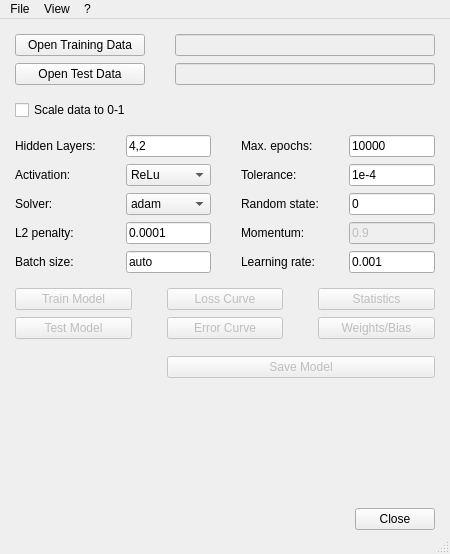
<?xml version="1.0" encoding="UTF-8"?>
<ui version="4.0">
 <class>MainWindow</class>
 <widget class="QMainWindow" name="MainWindow">
  <property name="windowModality">
   <enum>Qt::NonModal</enum>
  </property>
  <property name="geometry">
   <rect>
    <x>0</x>
    <y>0</y>
    <width>450</width>
    <height>554</height>
   </rect>
  </property>
  <property name="sizePolicy">
   <sizepolicy hsizetype="Preferred" vsizetype="Preferred">
    <horstretch>0</horstretch>
    <verstretch>0</verstretch>
   </sizepolicy>
  </property>
  <property name="minimumSize">
   <size>
    <width>450</width>
    <height>0</height>
   </size>
  </property>
  <property name="windowTitle">
   <string>MLP Tool</string>
  </property>
  <widget class="QWidget" name="centralwidget">
   <property name="sizePolicy">
    <sizepolicy hsizetype="Minimum" vsizetype="Preferred">
     <horstretch>0</horstretch>
     <verstretch>0</verstretch>
    </sizepolicy>
   </property>
   <property name="minimumSize">
    <size>
     <width>0</width>
     <height>0</height>
    </size>
   </property>
   <layout class="QGridLayout" name="gridLayout">
    <property name="leftMargin">
     <number>15</number>
    </property>
    <property name="topMargin">
     <number>15</number>
    </property>
    <property name="rightMargin">
     <number>15</number>
    </property>
    <property name="bottomMargin">
     <number>2</number>
    </property>
    <property name="horizontalSpacing">
     <number>7</number>
    </property>
    <property name="verticalSpacing">
     <number>15</number>
    </property>
    <item row="1" column="0">
     <layout class="QVBoxLayout" name="verticalLayout">
      <property name="spacing">
       <number>15</number>
      </property>
      <property name="bottomMargin">
       <number>0</number>
      </property>
      <item>
       <layout class="QFormLayout" name="formLayout">
        <property name="sizeConstraint">
         <enum>QLayout::SetNoConstraint</enum>
        </property>
        <property name="fieldGrowthPolicy">
         <enum>QFormLayout::AllNonFixedFieldsGrow</enum>
        </property>
        <property name="rowWrapPolicy">
         <enum>QFormLayout::DontWrapRows</enum>
        </property>
        <property name="labelAlignment">
         <set>Qt::AlignLeading|Qt::AlignLeft|Qt::AlignTop</set>
        </property>
        <property name="formAlignment">
         <set>Qt::AlignLeading|Qt::AlignLeft|Qt::AlignVCenter</set>
        </property>
        <property name="horizontalSpacing">
         <number>30</number>
        </property>
        <property name="verticalSpacing">
         <number>7</number>
        </property>
        <property name="leftMargin">
         <number>0</number>
        </property>
        <property name="topMargin">
         <number>0</number>
        </property>
        <property name="rightMargin">
         <number>0</number>
        </property>
        <property name="bottomMargin">
         <number>0</number>
        </property>
        <item row="0" column="0">
         <widget class="QPushButton" name="ButtonLoadTrain">
          <property name="sizePolicy">
           <sizepolicy hsizetype="Minimum" vsizetype="Fixed">
            <horstretch>0</horstretch>
            <verstretch>0</verstretch>
           </sizepolicy>
          </property>
          <property name="minimumSize">
           <size>
            <width>130</width>
            <height>0</height>
           </size>
          </property>
          <property name="text">
           <string>Open Training Data</string>
          </property>
         </widget>
        </item>
        <item row="0" column="1">
         <widget class="QLineEdit" name="LineTrain">
          <property name="enabled">
           <bool>false</bool>
          </property>
          <property name="sizePolicy">
           <sizepolicy hsizetype="Expanding" vsizetype="Minimum">
            <horstretch>0</horstretch>
            <verstretch>0</verstretch>
           </sizepolicy>
          </property>
         </widget>
        </item>
        <item row="1" column="0">
         <widget class="QPushButton" name="ButtonLoadTest">
          <property name="minimumSize">
           <size>
            <width>130</width>
            <height>0</height>
           </size>
          </property>
          <property name="text">
           <string>Open Test Data</string>
          </property>
         </widget>
        </item>
        <item row="1" column="1">
         <widget class="QLineEdit" name="LineTest">
          <property name="enabled">
           <bool>false</bool>
          </property>
          <property name="sizePolicy">
           <sizepolicy hsizetype="Expanding" vsizetype="Minimum">
            <horstretch>0</horstretch>
            <verstretch>0</verstretch>
           </sizepolicy>
          </property>
          <property name="minimumSize">
           <size>
            <width>0</width>
            <height>0</height>
           </size>
          </property>
         </widget>
        </item>
       </layout>
      </item>
      <item>
       <layout class="QGridLayout" name="gridLayout_3">
        <property name="bottomMargin">
         <number>0</number>
        </property>
        <item row="0" column="0">
         <widget class="QCheckBox" name="CheckScaling">
          <property name="enabled">
           <bool>true</bool>
          </property>
          <property name="toolTip">
           <string>&lt;html&gt;&lt;head/&gt;&lt;body&gt;&lt;p&gt;Perform a preprocessing step to the input data in which the minimum value is set to 0 and the maximum value to 1.&lt;/p&gt;&lt;/body&gt;&lt;/html&gt;</string>
          </property>
          <property name="text">
           <string>Scale data to 0-1</string>
          </property>
          <property name="checked">
           <bool>false</bool>
          </property>
         </widget>
        </item>
       </layout>
      </item>
     </layout>
    </item>
    <item row="3" column="0">
     <layout class="QHBoxLayout" name="horizontalLayout_2">
      <property name="spacing">
       <number>30</number>
      </property>
      <item>
       <layout class="QFormLayout" name="formLayout_2">
        <property name="labelAlignment">
         <set>Qt::AlignLeading|Qt::AlignLeft|Qt::AlignVCenter</set>
        </property>
        <property name="formAlignment">
         <set>Qt::AlignLeading|Qt::AlignLeft|Qt::AlignTop</set>
        </property>
        <property name="horizontalSpacing">
         <number>30</number>
        </property>
        <property name="verticalSpacing">
         <number>7</number>
        </property>
        <item row="0" column="0">
         <widget class="QLabel" name="label">
          <property name="text">
           <string>Hidden Layers:</string>
          </property>
         </widget>
        </item>
        <item row="0" column="1">
         <widget class="QLineEdit" name="LineLayers">
          <property name="inputMask">
           <string/>
          </property>
          <property name="text">
           <string>4,2</string>
          </property>
          <property name="frame">
           <bool>true</bool>
          </property>
          <property name="placeholderText">
           <string/>
          </property>
         </widget>
        </item>
        <item row="1" column="0">
         <widget class="QLabel" name="label_2">
          <property name="toolTip">
           <string>&lt;html&gt;&lt;head/&gt;&lt;body&gt;&lt;p&gt;Activation function for the hidden layer.&lt;/p&gt;&lt;ul style=&quot;margin-top: 0px; margin-bottom: 0px; margin-left: 0px; margin-right: 0px; -qt-list-indent: 1;&quot;&gt;&lt;li style=&quot; margin-top:0px; margin-bottom:5px; margin-left:10px; margin-right:0px; -qt-block-indent:0; text-indent:0px;&quot;&gt;‘Linear’, no-op activation, useful to implement linear bottleneck, returns f(x) = x&lt;/li&gt;&lt;li style=&quot; margin-top:0px; margin-bottom:5px; margin-left:10px; margin-right:0px; -qt-block-indent:0; text-indent:0px;&quot;&gt;‘Sigmoid’, the logistic sigmoid function, returns f(x) = 1 / (1 + exp(-x)).&lt;/li&gt;&lt;li style=&quot; margin-top:0px; margin-bottom:5px; margin-left:10px; margin-right:0px; -qt-block-indent:0; text-indent:0px;&quot;&gt;‘Tanh’, the hyperbolic tan function, returns f(x) = tanh(x).&lt;/li&gt;&lt;li style=&quot; margin-top:0px; margin-bottom:5px; margin-left:10px; margin-right:0px; -qt-block-indent:0; text-indent:0px;&quot;&gt;‘ReLu’, the rectified linear unit function, returns f(x) = max(0, x)&lt;/li&gt;&lt;/ul&gt;&lt;/body&gt;&lt;/html&gt;</string>
          </property>
          <property name="text">
           <string>Activation:</string>
          </property>
         </widget>
        </item>
        <item row="1" column="1">
         <widget class="QComboBox" name="ComboActivation">
          <property name="toolTip">
           <string>&lt;html&gt;&lt;head/&gt;&lt;body&gt;&lt;p&gt;Activation function for the hidden layer.&lt;/p&gt;&lt;ul style=&quot;margin-top: 0px; margin-bottom: 0px; margin-left: 0px; margin-right: 0px; -qt-list-indent: 1;&quot;&gt;&lt;li style=&quot; margin-top:0px; margin-bottom:5px; margin-left:10px; margin-right:0px; -qt-block-indent:0; text-indent:0px;&quot;&gt;‘identity’, no-op activation, useful to implement linear bottleneck, returns f(x) = x&lt;/li&gt;&lt;li style=&quot; margin-top:0px; margin-bottom:5px; margin-left:10px; margin-right:0px; -qt-block-indent:0; text-indent:0px;&quot;&gt;‘logistic’, the logistic sigmoid function, returns f(x) = 1 / (1 + exp(-x)).&lt;/li&gt;&lt;li style=&quot; margin-top:0px; margin-bottom:5px; margin-left:10px; margin-right:0px; -qt-block-indent:0; text-indent:0px;&quot;&gt;‘tanh’, the hyperbolic tan function, returns f(x) = tanh(x).&lt;/li&gt;&lt;li style=&quot; margin-top:0px; margin-bottom:5px; margin-left:10px; margin-right:0px; -qt-block-indent:0; text-indent:0px;&quot;&gt;‘relu’, the rectified linear unit function, returns f(x) = max(0, x)&lt;/li&gt;&lt;/ul&gt;&lt;/body&gt;&lt;/html&gt;</string>
          </property>
          <property name="currentText">
           <string>ReLu</string>
          </property>
          <item>
           <property name="text">
            <string>ReLu</string>
           </property>
          </item>
          <item>
           <property name="text">
            <string>Tanh</string>
           </property>
          </item>
          <item>
           <property name="text">
            <string>Linear</string>
           </property>
          </item>
          <item>
           <property name="text">
            <string>Sigmoid</string>
           </property>
          </item>
         </widget>
        </item>
        <item row="2" column="0">
         <widget class="QLabel" name="label_3">
          <property name="toolTip">
           <string>&lt;html&gt;&lt;head/&gt;&lt;body&gt;&lt;p&gt;The solver for weight optimization.&lt;/p&gt;&lt;ul style=&quot;margin-top: 0px; margin-bottom: 0px; margin-left: 0px; margin-right: 0px; -qt-list-indent: 1;&quot;&gt;&lt;li style=&quot; margin-top:0px; margin-bottom:5px; margin-left:10px; margin-right:0px; -qt-block-indent:0; text-indent:0px;&quot;&gt;‘lbfgs’ is an optimizer in the family of quasi-Newton methods.&lt;/li&gt;&lt;li style=&quot; margin-top:0px; margin-bottom:5px; margin-left:10px; margin-right:0px; -qt-block-indent:0; text-indent:0px;&quot;&gt;‘sgd’ refers to stochastic gradient descent.&lt;/li&gt;&lt;li style=&quot; margin-top:0px; margin-bottom:5px; margin-left:10px; margin-right:0px; -qt-block-indent:0; text-indent:0px;&quot;&gt;‘adam’ refers to a stochastic gradient-based optimizer proposed by Kingma, Diederik, and Jimmy Ba&lt;/li&gt;&lt;/ul&gt;&lt;p&gt;Note: The default solver ‘adam’ works pretty well on relatively large datasets (with thousands of training samples or more) in terms of both training time and validation score. For small datasets, however, ‘lbfgs’ can converge faster and perform better.&lt;/p&gt;&lt;/body&gt;&lt;/html&gt;</string>
          </property>
          <property name="text">
           <string>Solver:</string>
          </property>
         </widget>
        </item>
        <item row="2" column="1">
         <widget class="QComboBox" name="ComboSolver">
          <property name="toolTip">
           <string>&lt;html&gt;&lt;head/&gt;&lt;body&gt;&lt;p&gt;The solver for weight optimization.&lt;/p&gt;&lt;ul style=&quot;margin-top: 0px; margin-bottom: 0px; margin-left: 0px; margin-right: 0px; -qt-list-indent: 1;&quot;&gt;&lt;li style=&quot; margin-top:0px; margin-bottom:5px; margin-left:10px; margin-right:0px; -qt-block-indent:0; text-indent:0px;&quot;&gt;‘lbfgs’ is an optimizer in the family of quasi-Newton methods.&lt;/li&gt;&lt;li style=&quot; margin-top:0px; margin-bottom:5px; margin-left:10px; margin-right:0px; -qt-block-indent:0; text-indent:0px;&quot;&gt;‘sgd’ refers to stochastic gradient descent.&lt;/li&gt;&lt;li style=&quot; margin-top:0px; margin-bottom:5px; margin-left:10px; margin-right:0px; -qt-block-indent:0; text-indent:0px;&quot;&gt;‘adam’ refers to a stochastic gradient-based optimizer proposed by Kingma, Diederik, and Jimmy Ba&lt;/li&gt;&lt;/ul&gt;&lt;p&gt;Note: The default solver ‘adam’ works pretty well on relatively large datasets (with thousands of training samples or more) in terms of both training time and validation score. For small datasets, however, ‘lbfgs’ can converge faster and perform better.&lt;/p&gt;&lt;/body&gt;&lt;/html&gt;</string>
          </property>
          <item>
           <property name="text">
            <string>adam</string>
           </property>
          </item>
          <item>
           <property name="text">
            <string>sgd</string>
           </property>
          </item>
          <item>
           <property name="text">
            <string>lbfgs</string>
           </property>
          </item>
         </widget>
        </item>
        <item row="3" column="0">
         <widget class="QLabel" name="label_7">
          <property name="toolTip">
           <string>&lt;html&gt;&lt;head/&gt;&lt;body&gt;&lt;p&gt;Weight decay parameter used for regularization of weights.&lt;/p&gt;&lt;/body&gt;&lt;/html&gt;</string>
          </property>
          <property name="text">
           <string>L2 penalty:</string>
          </property>
         </widget>
        </item>
        <item row="3" column="1">
         <widget class="QLineEdit" name="LineL2">
          <property name="enabled">
           <bool>true</bool>
          </property>
          <property name="text">
           <string>0.0001</string>
          </property>
         </widget>
        </item>
        <item row="4" column="1">
         <widget class="QLineEdit" name="LineBatch">
          <property name="text">
           <string>auto</string>
          </property>
         </widget>
        </item>
        <item row="4" column="0">
         <widget class="QLabel" name="label_9">
          <property name="toolTip">
           <string>&lt;html&gt;&lt;head/&gt;&lt;body&gt;&lt;p&gt;Size of minibatches for stochastic optimizers. If the solver is ‘lbfgs’, the classifier will not use minibatch.&lt;/p&gt;&lt;p&gt;When set to “auto”, batch size is the minimum of 200 or the sample count.&lt;/p&gt;&lt;/body&gt;&lt;/html&gt;</string>
          </property>
          <property name="text">
           <string>Batch size:</string>
          </property>
         </widget>
        </item>
       </layout>
      </item>
      <item>
       <layout class="QFormLayout" name="formLayout_4">
        <property name="fieldGrowthPolicy">
         <enum>QFormLayout::AllNonFixedFieldsGrow</enum>
        </property>
        <property name="horizontalSpacing">
         <number>30</number>
        </property>
        <property name="verticalSpacing">
         <number>7</number>
        </property>
        <item row="0" column="0">
         <widget class="QLabel" name="label_4">
          <property name="toolTip">
           <string>&lt;html&gt;&lt;head/&gt;&lt;body&gt;&lt;p&gt;Maximum number of iterations. The solver iterates until convergence (determined by the tolerance) or this number of iterations.&lt;/p&gt;&lt;/body&gt;&lt;/html&gt;</string>
          </property>
          <property name="text">
           <string>Max. epochs:</string>
          </property>
         </widget>
        </item>
        <item row="0" column="1">
         <widget class="QLineEdit" name="LineMaxEps">
          <property name="text">
           <string>10000</string>
          </property>
         </widget>
        </item>
        <item row="1" column="0">
         <widget class="QLabel" name="label_5">
          <property name="toolTip">
           <string>&lt;html&gt;&lt;head/&gt;&lt;body&gt;&lt;p&gt;Tolerance for the optimization. When the loss or score is not improving by at least this tolerance, convergence is considered to be reached and training stops.&lt;/p&gt;&lt;/body&gt;&lt;/html&gt;</string>
          </property>
          <property name="text">
           <string>Tolerance:</string>
          </property>
         </widget>
        </item>
        <item row="1" column="1">
         <widget class="QLineEdit" name="LineTol">
          <property name="text">
           <string>1e-4</string>
          </property>
         </widget>
        </item>
        <item row="2" column="0">
         <widget class="QLabel" name="label_6">
          <property name="toolTip">
           <string>&lt;html&gt;&lt;head/&gt;&lt;body&gt;&lt;p&gt;Determines random number generation for weights and bias initialization and batch sampling when solver=’sgd’ or ‘adam’. Pass an int for reproducible results across multiple function calls.&lt;/p&gt;&lt;/body&gt;&lt;/html&gt;</string>
          </property>
          <property name="text">
           <string>Random state:</string>
          </property>
         </widget>
        </item>
        <item row="2" column="1">
         <widget class="QLineEdit" name="LineSeed">
          <property name="text">
           <string>0</string>
          </property>
         </widget>
        </item>
        <item row="3" column="1">
         <widget class="QLineEdit" name="LineMomentum">
          <property name="enabled">
           <bool>false</bool>
          </property>
          <property name="text">
           <string>0.9</string>
          </property>
         </widget>
        </item>
        <item row="3" column="0">
         <widget class="QLabel" name="label_8">
          <property name="toolTip">
           <string>&lt;html&gt;&lt;head/&gt;&lt;body&gt;&lt;p&gt;Momentum for gradient descent update. Should be between 0 and 1. Only used when solver=’sgd’.&lt;/p&gt;&lt;/body&gt;&lt;/html&gt;</string>
          </property>
          <property name="text">
           <string>Momentum:</string>
          </property>
         </widget>
        </item>
        <item row="4" column="0">
         <widget class="QLabel" name="label_10">
          <property name="toolTip">
           <string>&lt;html&gt;&lt;head/&gt;&lt;body&gt;&lt;p&gt;The initial learning rate used. It controls the step-size in updating the weights. Only used when solver=’sgd’ or ‘adam’.&lt;/p&gt;&lt;/body&gt;&lt;/html&gt;</string>
          </property>
          <property name="text">
           <string>Learning rate:</string>
          </property>
         </widget>
        </item>
        <item row="4" column="1">
         <widget class="QLineEdit" name="LineLearnRate">
          <property name="enabled">
           <bool>true</bool>
          </property>
          <property name="text">
           <string>0.001</string>
          </property>
         </widget>
        </item>
       </layout>
      </item>
     </layout>
    </item>
    <item row="4" column="0">
     <layout class="QGridLayout" name="gridLayout_2">
      <property name="leftMargin">
       <number>0</number>
      </property>
      <property name="bottomMargin">
       <number>0</number>
      </property>
      <property name="horizontalSpacing">
       <number>35</number>
      </property>
      <property name="verticalSpacing">
       <number>7</number>
      </property>
      <item row="1" column="0">
       <widget class="QPushButton" name="ButtonTest">
        <property name="enabled">
         <bool>false</bool>
        </property>
        <property name="toolTip">
         <string>Apply the trained model to the test data and show a point cloud of target and prediction values.</string>
        </property>
        <property name="text">
         <string>Test Model</string>
        </property>
       </widget>
      </item>
      <item row="0" column="0">
       <widget class="QPushButton" name="ButtonTrain">
        <property name="enabled">
         <bool>false</bool>
        </property>
        <property name="toolTip">
         <string>Train the model with the given parameters.</string>
        </property>
        <property name="text">
         <string>Train Model</string>
        </property>
       </widget>
      </item>
      <item row="0" column="1">
       <widget class="QPushButton" name="ButtonLossCurve">
        <property name="enabled">
         <bool>false</bool>
        </property>
        <property name="toolTip">
         <string>Print the loss curve. Not available when solver is 'lbfgs'.</string>
        </property>
        <property name="text">
         <string>Loss Curve</string>
        </property>
       </widget>
      </item>
      <item row="1" column="1">
       <widget class="QPushButton" name="ButtonTestError">
        <property name="enabled">
         <bool>false</bool>
        </property>
        <property name="toolTip">
         <string>Plot a 2D curve of the errors.</string>
        </property>
        <property name="text">
         <string>Error Curve</string>
        </property>
       </widget>
      </item>
      <item row="0" column="2">
       <widget class="QPushButton" name="ButtonStats">
        <property name="enabled">
         <bool>false</bool>
        </property>
        <property name="text">
         <string>Statistics</string>
        </property>
       </widget>
      </item>
      <item row="1" column="2">
       <widget class="QPushButton" name="ButtonWeights">
        <property name="enabled">
         <bool>false</bool>
        </property>
        <property name="text">
         <string>Weights/Bias</string>
        </property>
       </widget>
      </item>
      <item row="2" column="2">
       <spacer name="verticalSpacer_2">
        <property name="orientation">
         <enum>Qt::Vertical</enum>
        </property>
        <property name="sizeType">
         <enum>QSizePolicy::Preferred</enum>
        </property>
        <property name="sizeHint" stdset="0">
         <size>
          <width>20</width>
          <height>10</height>
         </size>
        </property>
       </spacer>
      </item>
      <item row="3" column="1" colspan="2">
       <widget class="QPushButton" name="ButtonSave">
        <property name="enabled">
         <bool>false</bool>
        </property>
        <property name="text">
         <string>Save Model</string>
        </property>
       </widget>
      </item>
     </layout>
    </item>
    <item row="5" column="0">
     <spacer name="verticalSpacer">
      <property name="sizePolicy">
       <sizepolicy hsizetype="Preferred" vsizetype="Expanding">
        <horstretch>0</horstretch>
        <verstretch>0</verstretch>
       </sizepolicy>
      </property>
      <property name="orientation">
       <enum>Qt::Vertical</enum>
      </property>
      <property name="sizeHint" stdset="0">
       <size>
        <width>20</width>
        <height>20</height>
       </size>
      </property>
     </spacer>
    </item>
    <item row="6" column="0">
     <layout class="QHBoxLayout" name="horizontalLayout">
      <property name="bottomMargin">
       <number>0</number>
      </property>
      <item>
       <spacer name="horizontalSpacer">
        <property name="orientation">
         <enum>Qt::Horizontal</enum>
        </property>
        <property name="sizeHint" stdset="0">
         <size>
          <width>40</width>
          <height>20</height>
         </size>
        </property>
       </spacer>
      </item>
      <item>
       <widget class="QPushButton" name="ButtonClose">
        <property name="sizePolicy">
         <sizepolicy hsizetype="Preferred" vsizetype="Fixed">
          <horstretch>0</horstretch>
          <verstretch>0</verstretch>
         </sizepolicy>
        </property>
        <property name="text">
         <string>Close</string>
        </property>
       </widget>
      </item>
     </layout>
    </item>
   </layout>
  </widget>
  <widget class="QMenuBar" name="menubar">
   <property name="geometry">
    <rect>
     <x>0</x>
     <y>0</y>
     <width>450</width>
     <height>26</height>
    </rect>
   </property>
   <widget class="QMenu" name="menuDatei">
    <property name="title">
     <string>File</string>
    </property>
    <addaction name="actionClose"/>
   </widget>
   <widget class="QMenu" name="menuView">
    <property name="title">
     <string>View</string>
    </property>
    <addaction name="actionTheme"/>
   </widget>
   <widget class="QMenu" name="menuHelp">
    <property name="title">
     <string>?</string>
    </property>
    <addaction name="actionDocumentation"/>
    <addaction name="actionAbout"/>
   </widget>
   <addaction name="menuDatei"/>
   <addaction name="menuView"/>
   <addaction name="menuHelp"/>
  </widget>
  <widget class="QStatusBar" name="statusbar">
   <property name="enabled">
    <bool>false</bool>
   </property>
   <property name="minimumSize">
    <size>
     <width>0</width>
     <height>0</height>
    </size>
   </property>
  </widget>
  <action name="actionClose">
   <property name="text">
    <string>Close</string>
   </property>
  </action>
  <action name="actionTheme">
   <property name="checkable">
    <bool>false</bool>
   </property>
   <property name="checked">
    <bool>false</bool>
   </property>
   <property name="text">
    <string>Dark Theme</string>
   </property>
  </action>
  <action name="actionDocumentation">
   <property name="text">
    <string>Documentation</string>
   </property>
  </action>
  <action name="actionAbout">
   <property name="text">
    <string>About</string>
   </property>
  </action>
 </widget>
 <resources/>
 <connections/>
</ui>
